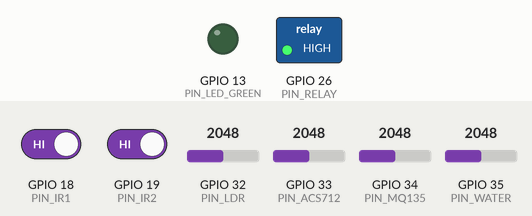
Bench run of a sketch on a simulated ESP32. Parts: switched loads named in the sketch (green lamp = pin HIGH), output pins drawn as LEDs (lit = HIGH). Inputs (shaded band) come from the test bench; at power-on: GPIO 18 (PIN_IR1) HIGH, GPIO 35 (PIN_WATER) = 2048, GPIO 19 (PIN_IR2) HIGH, GPIO 32 (PIN_LDR) = 2048, GPIO 33 (PIN_ACS712) = 2048, GPIO 34 (PIN_MQ135) = 2048. WiFi joins after 1.5 s; servers stay silent unless stated; no MQTT or app messages arrive unless stated; what the sketch prints to the serial monitor is not drawn.

Above: at 3.2 s.
3.3 s: GPIO 18 (PIN_IR1) driven LOW
At 3.9 s:
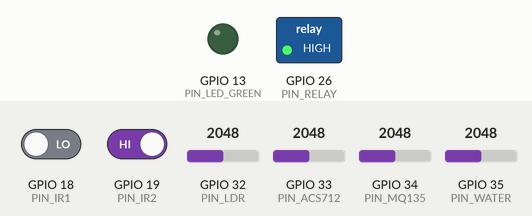
5.0 s: GPIO 35 (PIN_WATER) set to 3782
7.5 s: GPIO 35 (PIN_WATER) set to 3872
At 10.1 s:
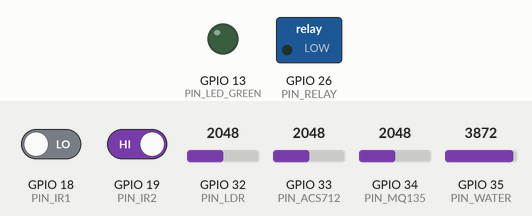
10.5 s: GPIO 19 (PIN_IR2) driven LOW
At 11.7 s:
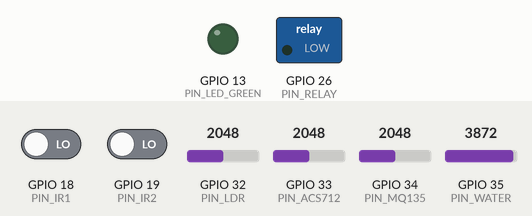
Timing chart, 0 to 13.5 s (numbered marks = the images above; inputs shaded):
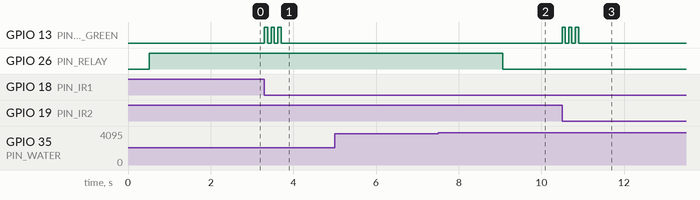

The sketch:

BUOC_3_ESP32_firmware.ino
```cpp
/*
 * ============================================================
 * FIRMWARE ESP32 v4.1 — SMART CITY (TỐI ƯU NGUỒN BIÊN)
 * Đề tài : Bảng Điều Khiển Trung Tâm Thành Phố Thông Minh
 * Board  : ESP32 Dev Module (30 pin)
 * Cập nhật: Bỏ hẳn LED Gas (D2) và LED Nước (D4) chống sụt áp.
 * Giữ lại LED Xanh Lá (D13) báo xe và ngắt Hardware Interrupt.
 * ============================================================
 */

#include <WiFi.h>
#include <PubSubClient.h>
#include <ArduinoJson.h>

// ─────────────────────────────────────────────────────────────
//  CẤU HÌNH WiFi
// ─────────────────────────────────────────────────────────────
const char* WIFI_SSID     = "VIETTEL_";
const char* WIFI_PASSWORD = "123456a@";

// ─────────────────────────────────────────────────────────────
//  CẤU HÌNH MQTT
// ─────────────────────────────────────────────────────────────
const char* MQTT_BROKER   = "broker.hivemq.com";
const int   MQTT_PORT     = 1883;
const char* MQTT_CLIENT   = "SmartCity_ESP32_001";
const char* TOPIC_PUB     = "smartcity/sensors";
const char* TOPIC_VEHICLE = "smartcity/vehicle";
const char* TOPIC_SUB     = "smartcity/control";

// ─────────────────────────────────────────────────────────────
//  CHÂN GPIO ĐÃ TỐI ƯU (KHÔNG CÒN LED D2 VÀ D4)
// ─────────────────────────────────────────────────────────────
#define PIN_LED_GREEN  13   // GIỮ LẠI: LED XANH LÁ — Báo xe qua trạm IR (Có trở 220Ω)

// Cảm biến hồng ngoại IR (Ngắt phần cứng)
#define PIN_IR1        18   // Xe VÀO
#define PIN_IR2        19   // Xe RA

// Relay máy bơm (Low Level Trigger — LOW = BẬT bơm)
#define PIN_RELAY      26

// Cảm biến tương tự ADC1 (Đã được giải phóng dòng, cấp điện ổn định)
#define PIN_LDR        32   // Quang trở LDR
#define PIN_ACS712     33   // Cảm biến dòng ACS712
#define PIN_MQ135      34   // Cảm biến khí MQ-135
#define PIN_WATER      35   // Cảm biến mực nước

// ─────────────────────────────────────────────────────────────
//  THÔNG SỐ CẤU HÌNH & NGƯỠNG TỰ ĐỘNG HÓA
// ─────────────────────────────────────────────────────────────
#define IR_DEBOUNCE_MS      80       // Chống rung cơ học cảm biến IR (ms)
#define WATER_DRY_CAL       2400     // Giá trị RAW khi cảm biến nước khô hoàn toàn
#define PUMP_ON_THRESHOLD   70.0     // Mực nước >= 70% → Tự động BẬT máy bơm xả lũ
#define PUMP_OFF_THRESHOLD  50.0     // Mực nước < 50%  → Tự động TẮT máy bơm
#define PUBLISH_INTERVAL    3000     // Chu kỳ gửi dữ liệu cảm biến (3000ms = 3s)
#define LED_GREEN_BLINK     3        // Số lần nháy LED xanh lá khi có sự kiện xe

// ─────────────────────────────────────────────────────────────
//  BIẾN TOÀN CỤC — BIẾN NGẮT ĐẾM XE (volatile)
// ─────────────────────────────────────────────────────────────
volatile int  vehicleCount       = 0;
volatile int  totalIn            = 0;
volatile int  totalOut           = 0;
volatile unsigned long lastIR1Time = 0;
volatile unsigned long lastIR2Time = 0;
volatile bool vehicleEventPending  = false;

// ─────────────────────────────────────────────────────────────
//  BIẾN TOÀN CỤC — HỆ THỐNG
// ─────────────────────────────────────────────────────────────
bool relayState = false;
bool autoMode   = true;

WiFiClient   espClient;
PubSubClient mqttClient(espClient);
unsigned long lastPublishTime = 0;

// ============================================================
//  ISR: NGẮT IR1 — XE VÀO
// ============================================================
void IRAM_ATTR onIR1Falling() {
  unsigned long now = millis();
  if (now - lastIR1Time < IR_DEBOUNCE_MS) return;
  lastIR1Time = now;
  vehicleCount++;
  totalIn++;
  vehicleEventPending = true;
}

// ============================================================
//  ISR: NGẮT IR2 — XE RA
// ============================================================
void IRAM_ATTR onIR2Falling() {
  unsigned long now = millis();
  if (now - lastIR2Time < IR_DEBOUNCE_MS) return;
  lastIR2Time = now;
  if (vehicleCount > 0) {
    vehicleCount--;
    totalOut++;
  }
  vehicleEventPending = true;
}

// ============================================================
//  HÀM: NHẤP NHÁY LED XANH LÁ VẬT LÝ BÁO SỰ KIỆN XE
// ============================================================
void blinkGreenLED(int times) {
  for (int i = 0; i < times; i++) {
    digitalWrite(PIN_LED_GREEN, HIGH);
    delay(80);
    digitalWrite(PIN_LED_GREEN, LOW);
    delay(80);
  }
}

// ============================================================
//  HÀM: GỬI SỰ KIỆN XE LÊN WEB DASHBOARD NGAY LẬP TỨC
// ============================================================
void publishVehicleEvent() {
  blinkGreenLED(LED_GREEN_BLINK); // Nháy LED xanh lá báo hiệu trực quan trên sa bàn

  if (!mqttClient.connected()) return;

  char buf[200];
  StaticJsonDocument<256> doc;
  doc["device_id"] = MQTT_CLIENT;
  doc["so_xe"]     = vehicleCount;
  doc["total_in"]  = totalIn;
  doc["total_out"] = totalOut;
  doc["timestamp"] = millis();
  serializeJson(doc, buf, sizeof(buf));

  mqttClient.publish(TOPIC_VEHICLE, buf, false);
  Serial.print("[IR-EVENT] ► Đếm xe: ");
  Serial.println(buf);
}

// ============================================================
//  HÀM: KẾT NỐI WiFi
// ============================================================
void connectWiFi() {
  Serial.print("[WiFi] Kết nối: ");
  Serial.println(WIFI_SSID);
  WiFi.mode(WIFI_STA);
  WiFi.begin(WIFI_SSID, WIFI_PASSWORD);

  int retry = 0;
  while (WiFi.status() != WL_CONNECTED) {
    delay(500);
    Serial.print(".");
    if (++retry > 40) {
      Serial.println("\n[WiFi] Thất bại! Khởi động lại ESP32...");
      ESP.restart();
    }
  }
  Serial.print("\n[WiFi] THÀNH CÔNG! IP: ");
  Serial.println(WiFi.localIP());
}

// ============================================================
//  HÀM: CALLBACK MQTT — Nhận lệnh ON/OFF/AUTO bơm từ giao diện Web
// ============================================================
void mqttCallback(char* topic, byte* payload, unsigned int length) {
  String message = "";
  for (unsigned int i = 0; i < length; i++) message += (char)payload[i];
  message.trim();

  Serial.print("[MQTT] ← Lệnh điều khiển Web: ");
  Serial.println(message);

  if (message == "ON") {
    autoMode = false; relayState = true;
    digitalWrite(PIN_RELAY, LOW); // LOW = BẬT bơm
    Serial.println("[Relay] BƠM BẬT (Thủ công)");
  } else if (message == "OFF") {
    autoMode = false; relayState = false;
    digitalWrite(PIN_RELAY, HIGH); // HIGH = TẮT bơm
    Serial.println("[Relay] BƠM TẮT (Thủ công)");
  } else if (message == "AUTO") {
    autoMode = true;
    Serial.println("[Relay] CHUYỂN CHẾ ĐỘ TỰ ĐỘNG");
  }
}

// ============================================================
//  HÀM: KẾT NỐI MQTT BROKER (HIVEMQ)
// ============================================================
void connectMQTT() {
  int attempts = 0;
  while (!mqttClient.connected() && attempts < 3) {
    Serial.print("[MQTT] Đang kết nối HiveMQ...");
    attempts++;
    if (mqttClient.connect(MQTT_CLIENT)) {
      Serial.println(" THÀNH CÔNG ✓");
      mqttClient.subscribe(TOPIC_SUB);
    } else {
      Serial.print(" THẤT BẠI ✗ rc=");
      Serial.println(mqttClient.state());
      delay(2000);
    }
  }
}

// ============================================================
//  HÀM: ĐỌC KHÍ GAS MQ-135 (Lấy trung bình 5 mẫu)
// ============================================================
int readMQ135() {
  long sum = 0;
  for (int i = 0; i < 5; i++) { sum += analogRead(PIN_MQ135); delay(1); }
  yield();
  int raw = sum / 5;
  Serial.print("  [MQ-135] Giá trị RAW="); Serial.print(raw);

  if (raw <= 2700) {
    Serial.println(" → Khóa baseline: 400 PPM (Sạch)");
    return 400;
  }
  int ppm = constrain(map(raw, 2700, 4095, 400, 5000), 400, 5000);
  Serial.print(" → Ánh xạ: "); Serial.print(ppm); Serial.println(" PPM");
  return ppm;
}

// ============================================================
//  HÀM: ĐỌC MỰC NƯỚC (Lọc nhiễu chống rò điện chai nhựa)
// ============================================================
float readWaterLevel() {
  long sum = 0;
  for (int i = 0; i < 5; i++) { sum += analogRead(PIN_WATER); delay(1); }
  yield();
  int raw = sum / 5;
  int thr = WATER_DRY_CAL + 100; // Ngưỡng bắt đầu chạm nước: 2500

  Serial.print("  [WATER] Giá trị RAW="); Serial.print(raw);
  if (raw <= thr) {
    Serial.println(" → Mức ngập: 0.0% (Khô ráo)");
    return 0.0;
  }
  int pct = constrain(map(raw, thr, 4095, 0, 100), 0, 100);
  if (pct <= 40) {
    Serial.print(" → "); Serial.print(pct); Serial.println("% thô → Ép về 0% (Vùng chết lọc nhiễu)");
    return 0.0;
  }
  float finalPct = (float)constrain(map(pct, 40, 100, 0, 100), 0, 100);
  Serial.print(" → Kết quả thực tế: "); Serial.print(finalPct, 1); Serial.println("% (CÓ NGẬP LỤT)");
  return finalPct;
}

// ============================================================
//  HÀM: ĐỌC ÁNH SÁNG LDR
// ============================================================
int readLightSensor() {
  long sum = 0;
  for (int i = 0; i < 5; i++) { sum += analogRead(PIN_LDR); delay(1); }
  yield();
  int pct = constrain(map(sum / 5, 4095, 0, 0, 100), 0, 100);
  return pct;
}

// ============================================================
//  HÀM: ĐỌC CÔNG SUẤT ĐIỆN ACS712
// ============================================================
float readPowerConsumption() {
  long sum = 0;
  for (int i = 0; i < 5; i++) { sum += analogRead(PIN_ACS712); delayMicroseconds(200); }
  yield();
  float v = (sum / 5.0 / 4095.0) * 3.3 * 1.5;
  float I = (v - 2.5) / 0.185;
  if (abs(I) < 0.05) I = 0.0;
  float power = abs(I) * 220.0;
  return power;
}

// ============================================================
//  HÀM: ĐỌC VÀ ĐẨY ĐỊNH KỲ TOÀN BỘ SENSOR LÊN SERVER
// ============================================================
void publishSensorData() {
  Serial.println("\n--- [3S LUỒNG CHÍNH] ĐỌC CẢM BIẾN ---");

  // Đọc các giá trị cảm biến Analog (Hiện tại dòng điện nuôi rất khỏe và chuẩn xác)
  int   gasLevel = readMQ135();          yield(); delay(10);
  float waterPct = readWaterLevel();     yield(); delay(10);
  int   lightPct = readLightSensor();    yield(); delay(10);
  float power    = readPowerConsumption(); yield(); delay(10);

  bool floodAlert = (waterPct >= PUMP_ON_THRESHOLD);

  // ── ĐIỀU KHIỂN BƠM TỰ ĐỘNG THUẬT TOÁN HYSTERESIS ──
  if (autoMode) {
    if (waterPct >= PUMP_ON_THRESHOLD && !relayState) {
      relayState = true;
      digitalWrite(PIN_RELAY, LOW);  // LOW = KÍCH HOẠT RELAY BẬT BƠM XẢ LŨ
      Serial.println("[AUTO-CONTROL] ⚡ PHÁT HIỆN NGẬP >= 70%: TỰ ĐỘNG BẬT MÁY BƠM!");
    } else if (waterPct < PUMP_OFF_THRESHOLD && relayState) {
      relayState = false;
      digitalWrite(PIN_RELAY, HIGH); // HIGH = NGẮT RELAY TẮT BƠM
      Serial.println("[AUTO-CONTROL] ✓ NƯỚC RÚT < 50%: TỰ ĐỘNG TẮT MÁY BƠM AN TOÀN.");
    }
  }

  // Đọc an toàn dữ liệu xe từ ngắt phần cứng
  noInterrupts();
  int snapCount = vehicleCount;
  int snapIn    = totalIn;
  int snapOut   = totalOut;
  interrupts();

  // Đóng gói payload JSON truyền lên HiveMQ Broker
  char jsonBuffer[512];
  {
    StaticJsonDocument<768> doc;
    doc["device_id"]     = MQTT_CLIENT;
    doc["timestamp"]     = millis();
    doc["nhiet_do"]      = 25.5; // Giả lập do tháo DHT
    doc["do_am"]         = 60.0; // Giả lập do tháo DHT
    doc["chat_luong_kk"] = gasLevel;
    doc["so_xe"]         = snapCount;
    doc["total_in"]      = snapIn;
    doc["total_out"]     = snapOut;
    doc["muc_nuoc"]      = round(waterPct * 10) / 10.0;
    doc["anh_sang"]      = lightPct;
    doc["cong_suat"]     = round(power * 10) / 10.0;
    doc["ngap_lut"]      = floodAlert;
    doc["relay_status"]  = relayState ? "ON" : "OFF";
    doc["relay_mode"]    = autoMode   ? "AUTO" : "MANUAL";
    serializeJson(doc, jsonBuffer, sizeof(jsonBuffer));
  }

  if (mqttClient.connected()) {
    mqttClient.publish(TOPIC_PUB, jsonBuffer);
    Serial.println("[MQTT] ✓ Đã gửi gói tin JSON lên Server thành công!");
    Serial.println(jsonBuffer);
  }
}

// ============================================================
//  SETUP — KHỞI TẠO HỆ THỐNG
// ============================================================
void setup() {
  Serial.begin(115200);
  delay(500);

  Serial.println("\n============================================");
  Serial.println("  SMART CITY FIRMWARE V4.1 — TỐI ƯU NGUỒN CƠ BIÊN");
  Serial.println("  ĐÃ GỠ LED D2 & D4 — CHỈ GIỮ LED XE XANH LÁ D13");
  Serial.println("============================================\n");

  // Cấu hình chân Output điều khiển
  pinMode(PIN_LED_GREEN, OUTPUT);
  pinMode(PIN_RELAY,     OUTPUT);

  digitalWrite(PIN_LED_GREEN, LOW);   // Mặc định tắt LED báo xe khi khởi động
  digitalWrite(PIN_RELAY,     HIGH);  // Mặc định TẮT bơm (Sử dụng Relay kích mức Thấp)

  // Cấu hình ngắt phần cứng cho 2 cảm biến hồng ngoại kiểm soát xe
  pinMode(PIN_IR1, INPUT_PULLUP);
  pinMode(PIN_IR2, INPUT_PULLUP);
  attachInterrupt(digitalPinToInterrupt(PIN_IR1), onIR1Falling, FALLING);
  attachInterrupt(digitalPinToInterrupt(PIN_IR2), onIR2Falling, FALLING);

  // Kết nối mạng
  connectWiFi();
  mqttClient.setServer(MQTT_BROKER, MQTT_PORT);
  mqttClient.setCallback(mqttCallback);
  mqttClient.setBufferSize(1024);
  connectMQTT();

  Serial.println("[Setup] ✓ Hệ thống đã sẵn sàng thu thập dữ liệu!\n");
}

// ============================================================
//  LOOP — VÒNG LẶP CHÍNH KHÔNG SỬ DỤNG DELAY CHẶN (NON-BLOCKING)
// ============================================================
void loop() {
  if (!mqttClient.connected()) connectMQTT();
  mqttClient.loop();

  // Nhánh ưu tiên cao: Gửi dữ liệu xe tức thời ngay khi xe chạm cảm biến ngắt
  if (vehicleEventPending) {
    vehicleEventPending = false;
    publishVehicleEvent();
  }

  // Nhánh định kỳ: Thu thập dữ liệu khí gas, mực nước, ánh sáng và đẩy lên Web sau mỗi 3 giây
  unsigned long now = millis();
  if (now - lastPublishTime >= PUBLISH_INTERVAL) {
    lastPublishTime = now;
    publishSensorData();
  }

  if (now < lastPublishTime) lastPublishTime = now; // Khử tràn bộ đếm millis()

  delay(5); // Cấp thời gian xử lý nhỏ cho trình quản lý MQTT nền
}
```

Measured:
- the behaviour switches between 3807 and 3808 on GPIO 35 (PIN_WATER) (found by bisection; images 1 and 2)
- after the input at 3.3 s, GPIO 13 (PIN_LED_GREEN): alternates HIGH for 0.08 s and LOW for 0.08 s, 6 changes in all, then stays LOW, starting at once
- after the input at 5.0 s, every drawn part: stays the same
- after the input at 7.5 s, GPIO 26 (PIN_RELAY): HIGH → LOW after 1.6 s
- after the input at 10.5 s, GPIO 13 (PIN_LED_GREEN): alternates HIGH for 0.08 s and LOW for 0.08 s, 6 changes in all, then stays LOW, starting at once
